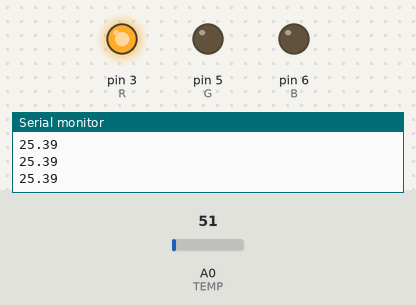
A sketch run on a simulated Arduino Uno, built with avr-gcc and run on an emulated ATmega328P. Parts: output pins drawn as LEDs (lit = HIGH), the last lines printed to the serial monitor. Inputs (shaded band) come from the test bench; at power-on: A0 (TEMP) = 51.

Above: at 1.3 s.
1.4 s: A0 (TEMP) set to 39
At 2.7 s:
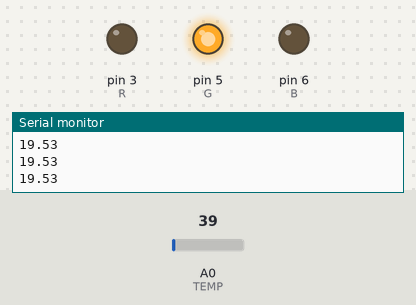
3.0 s: A0 (TEMP) set to 30
At 4.0 s:
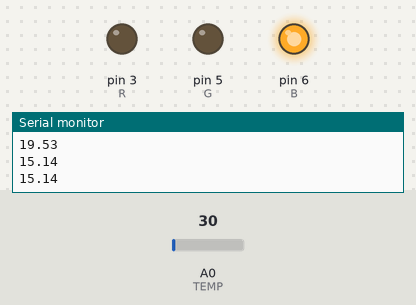
4.5 s: A0 (TEMP) set to 61
At 5.2 s:
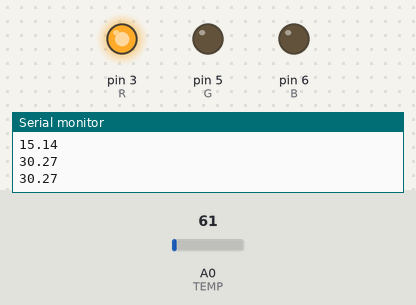
6.0 s: A0 (TEMP) set to 15
At 6.4 s:
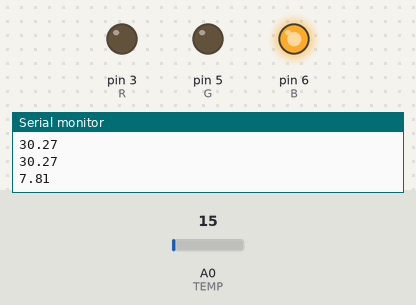
Timing chart, 0 to 8.5 s (numbered marks = the images above; inputs shaded):
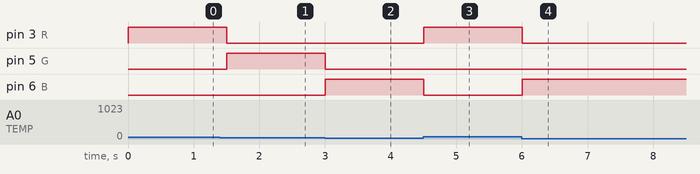

The sketch:

pit.ino
```cpp
const int R = 3; //red and blue are swapped...
const int G = 5;
const int B = 6;
const int TEMP = 0;
float temp = 0;

const float minTemp = 18;
const float maxTemp = 22;

void setup() {
  pinMode(R, OUTPUT);
  pinMode(G, OUTPUT);
  pinMode(B, OUTPUT);
  Serial.begin(9600);
}

void loop() {
  temp = analogToCelsius(analogRead(TEMP));
  Serial.println(temp);


  if (temp > maxTemp) {
    analogWrite(R, 255);
    analogWrite(G, 0);
    analogWrite(B, 0);
  } else if (temp < minTemp) {
    analogWrite(R, 0);
    analogWrite(G, 0);
    analogWrite(B, 255);
  } else {
    analogWrite(R, 0);
    analogWrite(G, 255);
    analogWrite(B, 0);
  }

  delay(500);
}

float analogToCelsius(int anlg) {
  //reading fraction mult by max voltage
  //one volt is 100C
  //reading can't actually go up to 500C...
  return (anlg + 1.0) / 1024.0 * 5.0 * 100.0;
}
```

Measured:
- the behaviour switches between 45 and 44 on A0 (TEMP) (found by bisection; images 0 and 1)
- after the input at 1.4 s, pin 3 (R): HIGH → LOW after 0.10 s; pin 5 (G): LOW → HIGH after 0.10 s
- after the input at 3.0 s, pin 5 (G): HIGH → LOW at once; pin 6 (B): LOW → HIGH at once
- after the input at 4.5 s, pin 3 (R): LOW → HIGH at once; pin 6 (B): HIGH → LOW at once
- after the input at 6.0 s, pin 3 (R): HIGH → LOW at once; pin 6 (B): LOW → HIGH at once
